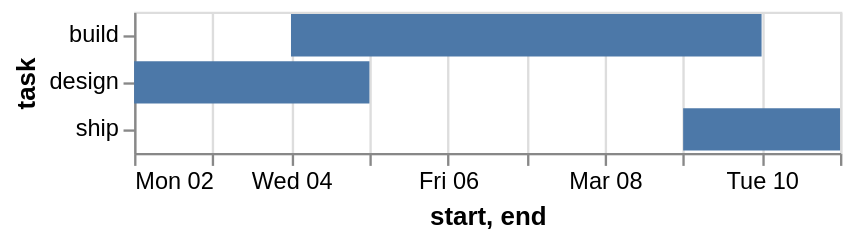

Describe this chart as a Vega-Lite specification.
### Vega-Lite specification from a JSON file in a GitHub repository (floating-point values rounded to 4 significant figures)
{"$schema": "https://vega.github.io/schema/vega-lite/v6.json", "data": {"values": [{"end": "2026-03-05", "start": "2026-03-02", "task": "design"}, {"end": "2026-03-10", "start": "2026-03-04", "task": "build"}, {"end": "2026-03-11", "start": "2026-03-09", "task": "ship"}]}, "description": "Ranged bars from start to end dates (x2).", "encoding": {"x": {"field": "start", "type": "temporal"}, "x2": {"field": "end"}, "y": {"field": "task", "type": "nominal"}}, "mark": "bar", "usermeta": {"easel": {"standin_ratio": 0.0433, "threshold": 0.07}}}
